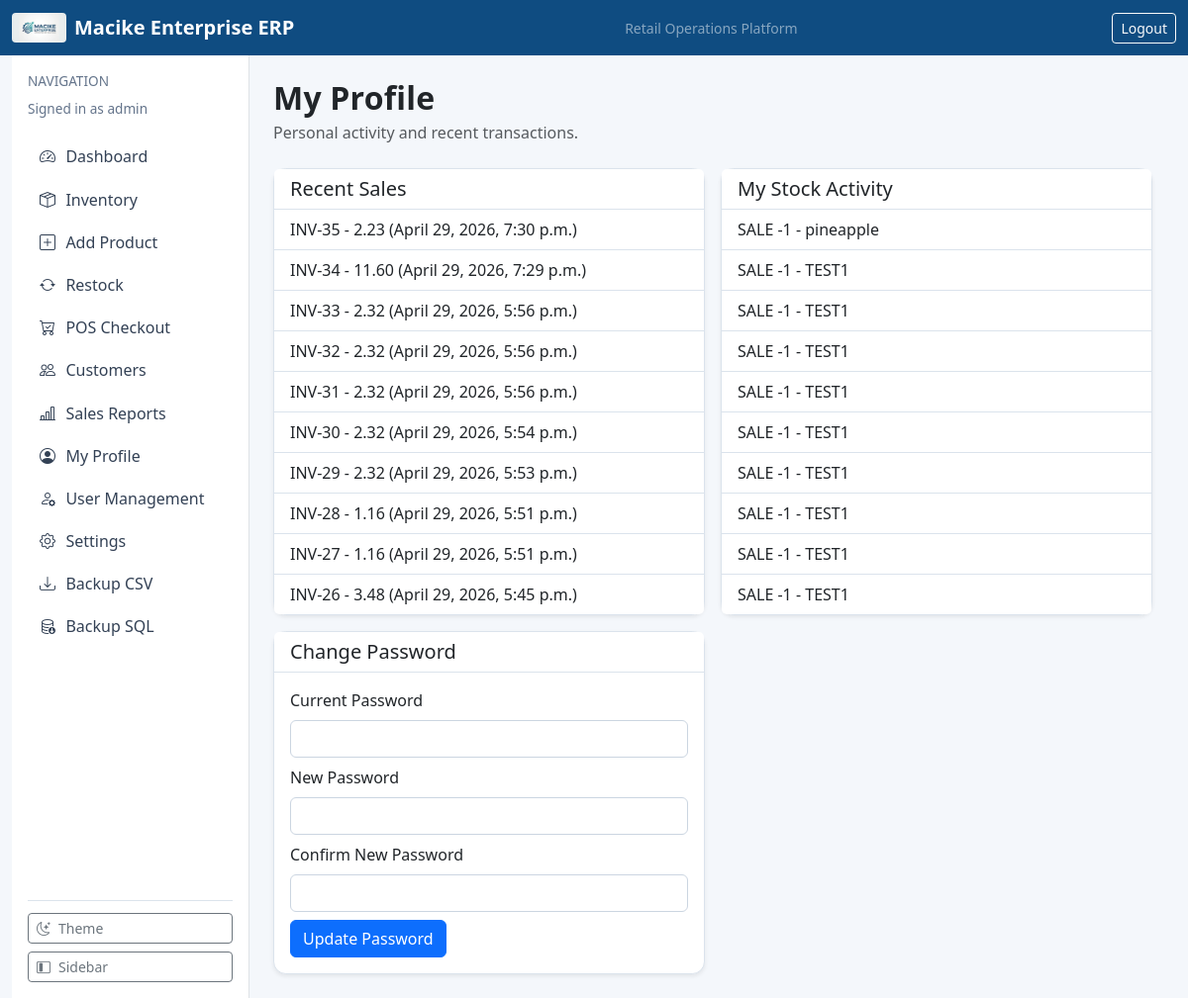
Page /profile/ (signed in) on the committed database.
### dashboard/models.py (models this page shows, shortened)
class AppSettings(models.Model):
    class ThemeChoice(models.TextChoices):
        LIGHT = "light", "Light"
        DARK = "dark", "Dark"
        SYSTEM = "system", "System"
    business_name = models.CharField(max_length=120, default="Macike Enterprise")
    logo_url = models.CharField(max_length=255, blank=True, help_text="Set a web/static path e.g. /static/img/macike-logo.png")
    business_address = models.CharField(max_length=255, blank=True, default="Mombasa, Kenya")
    business_phone = models.CharField(max_length=40, blank=True, default="")
    business_email = models.EmailField(blank=True, default="")
    currency_code = models.CharField(max_length=10, default="KES")
    vat_rate = models.DecimalField(max_digits=5, decimal_places=2, default=16.00)
    invoice_terms = models.CharField(max_length=255, default="Pay via M-Pesa. Payment due within 5 days.")
    receipt_footer = models.CharField(max_length=255, default="Thank you for shopping with Macike Enterprise.")
    theme = models.CharField(max_length=10, choices=ThemeChoice.choices, default=ThemeChoice.LIGHT)
    compact_mode = models.BooleanField(default=False)
    default_payment_method = models.CharField(max_length=20, default="CASH")
    require_phone_for_mpesa = models.BooleanField(default=True)
    auto_open_receipt = models.BooleanField(default=True)
    updated_at = models.DateTimeField(auto_now=True)
    @classmethod
    def get_solo(cls):
        obj, _ = cls.objects.get_or_create(pk=1)
        return obj

### accounts/models.py (models this page shows, shortened)
class CustomUser(AbstractUser):
    class Roles(models.TextChoices):
        ADMIN = "ADMIN", "Administrator"
        MANAGER = "MANAGER", "Manager"
        CASHIER = "CASHIER", "Cashier"
        AUDITOR = "AUDITOR", "Auditor"
    role = models.CharField(max_length=20, choices=Roles.choices, default=Roles.CASHIER)
    phone_number = models.CharField(max_length=15, blank=True, null=True)

### sales/models.py (models this page shows, shortened)
class SalesInvoice(models.Model):
    class Status(models.TextChoices):
        PENDING_PAYMENT = "PENDING_PAYMENT", "Pending Payment"
        PAID = "PAID", "Paid"
        FAILED = "FAILED", "Failed"
    class PaymentMethod(models.TextChoices):
        CASH = "CASH", "Cash"
        MPESA = "MPESA", "M-Pesa"
        CARD = "CARD", "Card"
    cashier = models.ForeignKey(settings.AUTH_USER_MODEL, on_delete=models.PROTECT, related_name="invoices")
    customer = models.ForeignKey(Customer, on_delete=models.SET_NULL, null=True, blank=True, related_name="invoices")
    customer_name = models.CharField(max_length=100, default="")
    discount_amount = models.DecimalField(
        max_digits=12,
        decimal_places=2,
        default=0,
        help_text="Absolute discount applied before VAT (from line subtotal).",
    )
    discount_percent = models.DecimalField(
        max_digits=7,
        decimal_places=2,
        null=True,
        blank=True,
        help_text="Percent snapshot at checkout (for display/audit).",
    )
    total_amount = models.DecimalField(max_digits=12, decimal_places=2, default=0)
    tax_amount = models.DecimalField(max_digits=12, decimal_places=2, default=0)
    payment_method = models.CharField(max_length=20, choices=PaymentMethod.choices, default=PaymentMethod.CASH)
    status = models.CharField(max_length=20, choices=Status.choices, default=Status.PAID)
    due_date = models.DateField(default=timezone.localdate)
    timestamp = models.DateTimeField(auto_now_add=True)
    class Meta:
        ordering = ["-timestamp"]

### inventory/models.py (models this page shows, shortened)
class StockAuditLog(models.Model):
    class ActionType(models.TextChoices):
        RESTOCK = "RESTOCK", "Restock"
        SALE = "SALE", "Sale"
        RETURN = "RETURN", "Return"
        DAMAGE = "DAMAGE", "Damage"
    product = models.ForeignKey(Product, on_delete=models.PROTECT, related_name="audit_logs")
    user = models.ForeignKey(settings.AUTH_USER_MODEL, on_delete=models.PROTECT, related_name="stock_actions")
    action_type = models.CharField(max_length=10, choices=ActionType.choices)
    quantity_changed = models.IntegerField()
    remarks = models.TextField(blank=True)
    timestamp = models.DateTimeField(auto_now_add=True)
    class Meta:
        ordering = ["-timestamp"]

class Product(models.Model):
    category = models.ForeignKey(ProductCategory, on_delete=models.PROTECT, related_name="products")
    supplier = models.ForeignKey(Supplier, on_delete=models.SET_NULL, blank=True, null=True, related_name="products")
    name = models.CharField(max_length=200)
    sku = models.CharField(max_length=50, unique=True)
    cost_price = models.DecimalField(max_digits=10, decimal_places=2, validators=[MinValueValidator(0)])
    selling_price = models.DecimalField(max_digits=10, decimal_places=2, validators=[MinValueValidator(0)])
    quantity = models.PositiveIntegerField(default=0)
    reorder_level = models.PositiveIntegerField(default=10)

### accounts/views.py (the view)
# urls.py: path("profile/", profile_view, name="profile"),
@login_required
def profile_view(request):
    pwd_form = ProfilePasswordChangeForm(request.POST or None, user=request.user)
    if request.method == "POST" and pwd_form.is_valid():
        request.user.set_password(pwd_form.cleaned_data["new_password"])
        request.user.save(update_fields=["password"])
        messages.success(request, "Password updated successfully. Please log in again.")
        return redirect("logout")
    recent_invoices = SalesInvoice.objects.filter(cashier=request.user)[:10]
    recent_activity = StockAuditLog.objects.filter(user=request.user)[:10]
    return render(
        request,
        "accounts/profile.html",
        {"recent_invoices": recent_invoices, "recent_activity": recent_activity, "pwd_form": pwd_form},
    )

### accounts/forms.py (shortened to what this page needs)
class ProfilePasswordChangeForm(forms.Form):
    current_password = forms.CharField(widget=forms.PasswordInput, label="Current Password")
    new_password = forms.CharField(widget=forms.PasswordInput, label="New Password")
    confirm_new_password = forms.CharField(widget=forms.PasswordInput, label="Confirm New Password")
    def __init__(self, *args, user=None, **kwargs):
        super().__init__(*args, **kwargs)
        self.user = user
        for field in self.fields.values():
            field.widget.attrs["class"] = "form-control"

### dashboard/context_processors.py (called while the page is built)
def app_settings(request):
    return {"app_settings": AppSettings.get_solo()}

### templates/accounts/profile.html (shortened to what this page needs)
{% extends "base.html" %}
{% block content %}
<div class="d-flex justify-content-between align-items-center mb-4">
    <div>
        <h2 class="section-title mb-1">My Profile</h2>
        <p class="text-muted mb-0">Personal activity and recent transactions.</p>
    </div>
</div>
<div class="row g-3">
    <div class="col-md-6">
        <div class="card shadow-sm">
            <div class="card-header"><h5 class="mb-0">Recent Sales</h5></div>
            <ul class="list-group list-group-flush">
                {% for inv in recent_invoices %}
                    <li class="list-group-item">INV-{{ inv.id }} - {{ inv.total_amount }} ({{ inv.timestamp }})</li>
                {% empty %}
                    <li class="list-group-item">No sales yet.</li>
                {% endfor %}
            </ul>
        </div>
    </div>
    <div class="col-md-6">
        <div class="card shadow-sm">
            <div class="card-header"><h5 class="mb-0">My Stock Activity</h5></div>
            <ul class="list-group list-group-flush">
                {% for log in recent_activity %}
                    <li class="list-group-item">{{ log.action_type }} {{ log.quantity_changed }} - {{ log.product.name }}</li>
                {% empty %}
                    <li class="list-group-item">No stock actions yet.</li>
                {% endfor %}
            </ul>
        </div>
    </div>
    <div class="col-md-6">
        <div class="card shadow-sm">
            <div class="card-header"><h5 class="mb-0">Change Password</h5></div>
            <div class="card-body">
                <form method="post" class="row g-2">
                    {% for field in pwd_form %}
                    <div class="col-12">
                        <label class="form-label">{{ field.label }}</label>
                        {{ field }}
                    </div>
                    {% endfor %}
                    <div class="col-12">
                        <button type="submit" class="btn btn-primary">Update Password</button>
                    </div>
                </form>
            </div>
        </div>
    </div>
</div>
{% endblock %}

### templates/base.html (shortened to what this page needs)
{% load static %}
<!doctype html>
<html lang="en">
<head>
    <link href="https://cdn.jsdelivr.net/npm/bootstrap@5.3.3/dist/css/bootstrap.min.css" rel="stylesheet">
    <link href="https://cdn.jsdelivr.net/npm/bootstrap-icons@1.11.3/font/bootstrap-icons.css" rel="stylesheet">
</head>
<body class="{% if app_settings.theme == 'dark' %}theme-dark{% endif %}{% if app_settings.compact_mode %} compact{% endif %}">
    <nav class="navbar navbar-expand-lg navbar-dark" style="background: var(--brand-primary);">
        <div class="container-fluid">
            <a class="navbar-brand fw-semibold d-flex align-items-center gap-2" href="/">
                {% if app_settings.logo_url %}
                    <img src="{{ app_settings.logo_url }}" alt="Business Logo" style="height: 30px; width: auto; border-radius: 4px;">
                {% endif %}
                <span>{{ app_settings.business_name }} ERP</span>
            </a>
            <span class="text-white-50 small d-none d-md-inline">Retail Operations Platform</span>
            {% if user.is_authenticated %}
                <form method="post" action="/logout/" class="d-inline">
                    <button class="btn btn-outline-light btn-sm" type="submit">Logout</button>
                </form>
            {% endif %}
        </div>
    </nav>
    <main class="container-fluid app-shell">
        <div class="row g-0">
            {% if user.is_authenticated %}
            <aside class="sidebar-col p-3 border-end bg-white d-flex flex-column">
                <div>
                    <p class="text-uppercase app-subtitle mb-2 sidebar-caption">Navigation</p>
                    <p class="app-subtitle sidebar-role mb-3">Signed in as {{ user.username }}</p>
                </div>
                <div class="flex-grow-1">
                    <a class="sidebar-link" href="/" title="Dashboard"><i class="bi bi-speedometer2"></i><span class="link-text">Dashboard</span></a>
                    <a class="sidebar-link" href="/inventory/" title="Inventory"><i class="bi bi-box-seam"></i><span class="link-text">Inventory</span></a>
                    <a class="sidebar-link" href="/inventory/new/" title="Add Product"><i class="bi bi-plus-square"></i><span class="link-text">Add Product</span></a>
                    <a class="sidebar-link" href="/inventory/restock/" title="Restock"><i class="bi bi-arrow-repeat"></i><span class="link-text">Restock</span></a>
                    <a class="sidebar-link" href="/sales/pos/" title="POS Checkout"><i class="bi bi-cart-check"></i><span class="link-text">POS Checkout</span></a>
                    <a class="sidebar-link" href="/sales/customers/" title="Customers"><i class="bi bi-people"></i><span class="link-text">Customers</span></a>
                    <a class="sidebar-link" href="/sales/report/" title="Sales Reports"><i class="bi bi-bar-chart-line"></i><span class="link-text">Sales Reports</span></a>
                    <a class="sidebar-link" href="/profile/" title="My Profile"><i class="bi bi-person-circle"></i><span class="link-text">My Profile</span></a>
                    {% if user.role == "ADMIN" or user.is_superuser %}
                    <a class="sidebar-link" href="/accounts/users/" title="User Management"><i class="bi bi-person-gear"></i><span class="link-text">User Management</span></a>
                    {% endif %}
                    <a class="sidebar-link" href="/settings/" title="Settings"><i class="bi bi-gear"></i><span class="link-text">Settings</span></a>
                    <a class="sidebar-link" href="/backup/export/csv/" title="Backup CSV"><i class="bi bi-download"></i><span class="link-text">Backup CSV</span></a>
                    <a class="sidebar-link" href="/backup/export/csv/?format=sql" title="Backup SQL"><i class="bi bi-database-down"></i><span class="link-text">Backup SQL</span></a>
                </div>
                <div class="sidebar-footer d-grid gap-2">
                    <button id="themeToggle" class="btn btn-outline-secondary btn-sm sidebar-control-btn" type="button" title="Toggle light/dark theme">
                        <i id="themeToggleIcon" class="bi bi-moon-stars"></i><span class="link-text">Theme</span>
                    </button>
                    <button id="sidebarToggle" class="btn btn-outline-secondary btn-sm sidebar-control-btn" type="button" title="Toggle sidebar">
                        <i class="bi bi-layout-sidebar-inset"></i><span class="link-text">Sidebar</span>
                    </button>
                </div>
            </aside>
            <section class="content-col p-4">
            {% else %}
            <section class="col-12 p-4">
            {% endif %}
                {% block content %}{% endblock %}
            </section>
        </div>
    </main>
</body>
</html>

### templates/base.html (style rules this page uses)
:root { --brand-primary: #0f4c81; --brand-accent: #1f9d8b; --brand-bg: #f4f7fb; }
body { background: var(--brand-bg); }
.app-shell { min-height: calc(100vh - 56px); }
.app-shell .sidebar-col { width: 240px; transition: width 0.28s ease; overflow: hidden; }
.app-shell .content-col { width: calc(100% - 240px); transition: width 0.28s ease; }
.card { border: 1px solid #dbe3ec; border-radius: 0.8rem; box-shadow: 0 1px 3px rgba(15, 23, 42, 0.06); }
.card-header { background: #fff; border-bottom: 1px solid #dbe3ec; }
.list-group-item { border-color: #dbe3ec; }
.form-control, .form-select { border: 1px solid #cbd5e1; box-shadow: none; }
.section-title { font-weight: 700; letter-spacing: 0.2px; }
.sidebar-link { color: #334155; text-decoration: none; padding: 0.6rem 0.75rem; border-radius: 0.5rem; display: flex; align-items: center; gap: 0.65rem; white-space: nowrap; }
.sidebar-link i { width: 1rem; text-align: center; font-size: 1rem; }
.sidebar-link .link-text { transition: opacity 0.2s ease; }
.app-subtitle { font-size: 0.85rem; color: #64748b; }
.sidebar-footer { border-top: 1px solid #dbe3ec; padding-top: 0.75rem; margin-top: auto; }
.sidebar-control-btn { width: 100%; display: flex; align-items: center; gap: 0.5rem; justify-content: flex-start; }

### rows in the picture
AppSettings: logo_url (picture), business_name "Macike Enterprise"
CustomUser: username "admin"
SalesInvoice: id "35", total_amount "2.23", timestamp "April 29, 2026, 7:30 p.m."
SalesInvoice: id "34", total_amount "11.60", timestamp "April 29, 2026, 7:29 p.m."
SalesInvoice: id "33", total_amount "2.32", timestamp "April 29, 2026, 5:56 p.m."
SalesInvoice: id "32", total_amount "2.32", timestamp "April 29, 2026, 5:56 p.m."
SalesInvoice: id "31", total_amount "2.32", timestamp "April 29, 2026, 5:56 p.m."
SalesInvoice: id "30", total_amount "2.32", timestamp "April 29, 2026, 5:54 p.m."
SalesInvoice: id "29", total_amount "2.32", timestamp "April 29, 2026, 5:53 p.m."
SalesInvoice: id "28", total_amount "1.16", timestamp "April 29, 2026, 5:51 p.m."
SalesInvoice: id "27", total_amount "1.16", timestamp "April 29, 2026, 5:51 p.m."
SalesInvoice: id "26", total_amount "3.48", timestamp "April 29, 2026, 5:45 p.m."
StockAuditLog: action_type "SALE", quantity_changed "-1", product.name "pineapple"
StockAuditLog: action_type "SALE", quantity_changed "-1", product.name "TEST1"
StockAuditLog: action_type "SALE", quantity_changed "-1", product.name "TEST1"
StockAuditLog: action_type "SALE", quantity_changed "-1", product.name "TEST1"
StockAuditLog: action_type "SALE", quantity_changed "-1", product.name "TEST1"
StockAuditLog: action_type "SALE", quantity_changed "-1", product.name "TEST1"
StockAuditLog: action_type "SALE", quantity_changed "-1", product.name "TEST1"
StockAuditLog: action_type "SALE", quantity_changed "-1", product.name "TEST1"
StockAuditLog: action_type "SALE", quantity_changed "-1", product.name "TEST1"
StockAuditLog: action_type "SALE", quantity_changed "-1", product.name "TEST1"

### other values in the picture
{{ field.label }} "Current Password" "New Password" "Confirm New Password"
